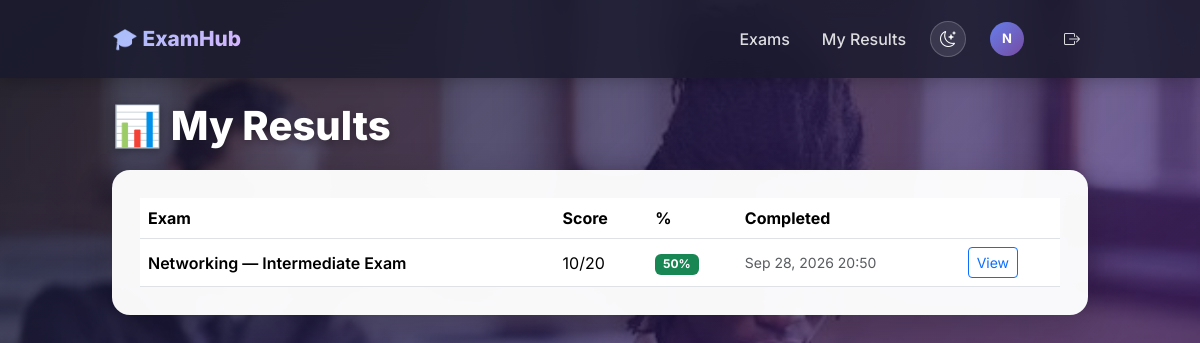
The page /my-results (signed in) on the database its author committed.
### models.py (models this page shows, shortened)
class User(UserMixin, db.Model):
    __tablename__ = 'user'
    id = db.Column(db.Integer, primary_key=True)
    username = db.Column(db.String(80), unique=True, nullable=False, index=True)
    password_hash = db.Column(db.String(200), nullable=False)
    is_admin = db.Column(db.Boolean, default=False, nullable=False)
    created_at = db.Column(db.DateTime, default=datetime.utcnow)
    results = db.relationship('Result', backref='student', lazy=True,
                              cascade='all, delete-orphan')

class Result(db.Model):
    __tablename__ = 'result'
    id = db.Column(db.Integer, primary_key=True)
    user_id = db.Column(db.Integer, db.ForeignKey('user.id'), nullable=False)
    exam_id = db.Column(db.Integer, db.ForeignKey('exam.id'), nullable=False)
    score = db.Column(db.Integer, nullable=False)
    total_questions = db.Column(db.Integer, nullable=False)
    tab_switches = db.Column(db.Integer, default=0)
    completed_at = db.Column(db.DateTime, default=datetime.utcnow)
    answers = db.relationship('Answer', backref='result', lazy=True,
                              cascade='all, delete-orphan')
    @property
    def percentage(self):
        if self.total_questions == 0:
            return 0
        return round((self.score / self.total_questions) * 100)

class Exam(db.Model):
    __tablename__ = 'exam'
    id = db.Column(db.Integer, primary_key=True)
    title = db.Column(db.String(200), nullable=False)
    description = db.Column(db.Text, nullable=True)
    duration_minutes = db.Column(db.Integer, nullable=False, default=30)
    category_id = db.Column(db.Integer, db.ForeignKey('category.id'), nullable=False)
    questions_per_attempt = db.Column(db.Integer, default=50)
    opens_at = db.Column(db.DateTime, nullable=True)
    closes_at = db.Column(db.DateTime, nullable=True)
    created_at = db.Column(db.DateTime, default=datetime.utcnow)
    questions = db.relationship('Question', backref='exam', lazy=True,
                                cascade='all, delete-orphan')
    results = db.relationship('Result', backref='exam', lazy=True,
                              cascade='all, delete-orphan')

### app.py (the view)
@app.route('/my-results')
@login_required
def my_results():
    results = Result.query.filter_by(user_id=current_user.id) \
                          .order_by(Result.completed_at.desc()).all()
    return render_template('my_results.html', results=results)

### app.py (called while the page is built)
@login_manager.user_loader
def load_user(user_id):
    return User.query.get(int(user_id))

### templates/my_results.html (shortened to what this page needs)
{% extends 'base.html' %}
{% block content %}
<h1 class="page-title">📊 My Results</h1>
{% if results %}
<div class="glass-card">
    <table class="table align-middle mb-0">
        <thead><tr><th>Exam</th><th>Score</th><th>%</th><th>Completed</th><th></th></tr></thead>
        <tbody>
        {% for r in results %}
            <tr>
                <td class="fw-semibold">{{ r.exam.title }}</td>
                <td>{{ r.score }}/{{ r.total_questions }}</td>
                <td><span class="badge {% if r.percentage >= 50 %}bg-success{% else %}bg-danger{% endif %}">{{ r.percentage }}%</span></td>
                <td class="text-muted small">{{ r.completed_at.strftime('%b %d, %Y %H:%M') }}</td>
                <td><a href="/result/{{ r.id }}" class="btn btn-sm btn-outline-primary">View</a></td>
            </tr>
        {% endfor %}
        </tbody>
    </table>
</div>
{% endif %}
{% endblock %}

### templates/base.html (shortened to what this page needs)
<!DOCTYPE html>
<html lang="en">
<head>
    <link href="https://cdn.jsdelivr.net/npm/bootstrap@5.3.3/dist/css/bootstrap.min.css" rel="stylesheet">
    <link rel="stylesheet" href="https://cdn.jsdelivr.net/npm/bootstrap-icons@1.11.3/font/bootstrap-icons.css">
</head>
<body>
<nav class="navbar navbar-expand-lg navbar-dark app-navbar">
    <div class="container" style="max-width:1000px;">
        <a class="navbar-brand" href="/">🎓 ExamHub</a>
        <div class="navbar-nav ms-auto align-items-center flex-row gap-3">
            {% if current_user.is_authenticated %}
                {% if current_user.is_admin %}
                    <a class="nav-link" href="/admin">Dashboard</a>
                    <a class="nav-link" href="/admin/analytics">Analytics</a>
                    <a class="nav-link" href="/admin/results">Results</a>
                {% else %}
                    <a class="nav-link" href="/dashboard">Exams</a>
                    <a class="nav-link" href="/my-results">My Results</a>
                {% endif %}
                <button class="theme-toggle" id="themeToggle" title="Toggle theme">
                    <i class="bi bi-moon-stars" id="themeIcon"></i>
                </button>
                <a class="nav-link" href="/profile" title="Profile">
                    <span class="avatar">{{ current_user.username[0].upper() }}</span>
                </a>
                <a class="nav-link" href="/logout"><i class="bi bi-box-arrow-right"></i></a>
            {% else %}
                <a class="nav-link" href="/login">Login</a>
                <a class="nav-link" href="/signup">Sign Up</a>
            {% endif %}
        </div>
    </div>
</nav>
<div class="container my-4" style="max-width: 1000px;">
    {% block content %}{% endblock %}
</div>
</body>
</html>

### rows shown on the page
User: username "N"
Result: exam "Networking — Intermediate Exam", score "10", total_questions "20", percentage "50", completed_at "Sep 28, 2026 20:50"
